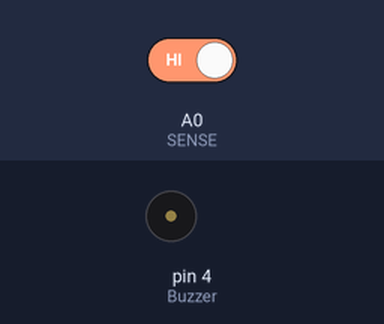
The sketch below on a simulated Arduino Uno, built with avr-gcc and run on an emulated ATmega328P. Shown: buzzer (waves = sounding, pin HIGH). The inputs (shaded band) are chosen by the test bench; at power-on: A0 (SENSE) HIGH.

Above: at 9.8 s.
9.9 s: A0 (SENSE) driven LOW
At 12.5 s:
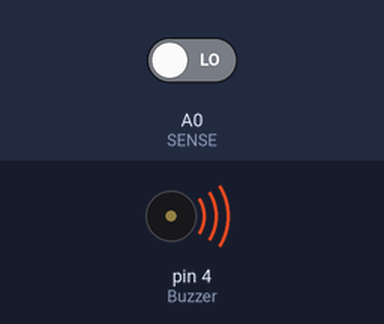
14.4 s: A0 (SENSE) driven HIGH
At 17.5 s:
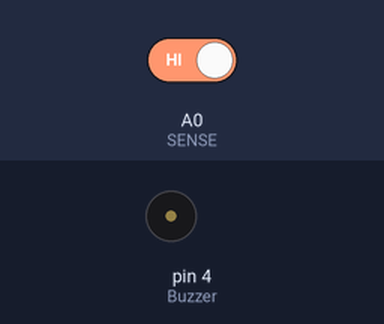
Timing chart, 0 to 19.0 s (numbered marks = the images above; inputs shaded):
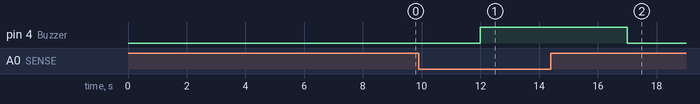

The sketch:

Dowsiness_detection_and_alerting_system.ino
```cpp
#define SENSE A0
#define Buzzer 4

void setup()
{
Serial.begin(9600);
pinMode(SENSE, INPUT);
pinMode(Buzzer, OUTPUT);
}

void loop()
{
delay (3000);
if(digitalRead(SENSE)==LOW)
{
 digitalWrite(Buzzer, HIGH);
 delay(2000);
}
else
{


 digitalWrite(Buzzer, LOW);
}
}
```

Measured:
- after the input at 9.9 s, pin 4 (Buzzer): LOW → HIGH after 2.1 s
- after the input at 14.4 s, pin 4 (Buzzer): HIGH → LOW after 2.6 s
